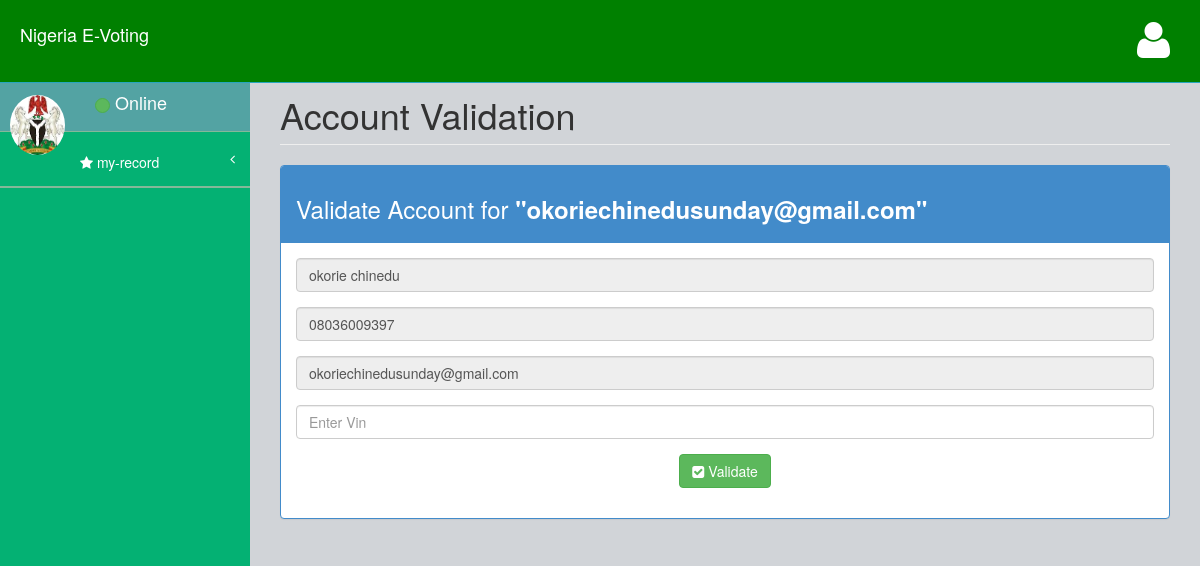
The page /users/users_preview.php?id=5 on the database its author committed.
### tables this page shows
CREATE TABLE `citizens` (
  `id` int(254) NOT NULL,
  `last_name` varchar(50) NOT NULL,
  `first_name` varchar(50) NOT NULL,
  `othernames` varchar(50) NOT NULL,
  `town_of_residence` varchar(100) NOT NULL,
  `country_of_residence` varchar(50) NOT NULL,
  `state_of_residence` varchar(50) NOT NULL,
  `lga_of_residence` varchar(50) NOT NULL,
  `address_of_residence` varchar(100) NOT NULL,
  `religion` varchar(30) NOT NULL,
  `country_of_origin` varchar(50) NOT NULL,
  `state_of_origin` varchar(50) NOT NULL,
  `lga_of_origin` varchar(50) NOT NULL,
  `gender` varchar(50) NOT NULL,
  `residence_status` varchar(50) NOT NULL,
  `NIN` varchar(100) NOT NULL,
  `marital_status` varchar(30) NOT NULL,
  `phone_number` varchar(20) NOT NULL,
  `email` varchar(100) NOT NULL,
  `VIN` varchar(100) NOT NULL,
  `password` varchar(50) NOT NULL,
  `year_of_birth` varchar(20) NOT NULL,
  `month_of_birth` varchar(20) NOT NULL,
  `day_of_birth` varchar(20) NOT NULL,
  `QRcode` varchar(100) NOT NULL,
  `date_of_validation` varchar(50) NOT NULL,
  `voted` int(1) NOT NULL DEFAULT '0',
  `vote_starts` varchar(50) NOT NULL DEFAULT '8',
  `vote_ends` varchar(50) NOT NULL DEFAULT '14',
  `otp` varchar(8) NOT NULL
);

### users/users_preview.php (the view, shortened to what this page needs)
<?php
include 'inc/header.php';
include 'inc/sidebar.php';
$id = $_GET['id'];
$fetch = mysql_query("SELECT * FROM citizens WHERE id = '$id'");
$row = mysql_fetch_array($fetch);
?>
<div id="page-wrapper">
	<div class="row">
		<div class="col-md-12 col-sm-12 col-xs-12">
			<h1 class="page-header"> Account Validation</h1>
		</div>
	</div>
	<div class="row">
		<div class="col-md-12">
			<div class="panel panel-primary">
				<div class="panel-heading">
					<h3>Validate Account for <b>"<?php echo $row['email'] ?>"</b></h3>
				</div>
				<div class="panel-body">
					<form method="post" action="#">
						<div class="form-group">
		         	<input type="text" name="fullname" class="form-control" placeholder="Candidate's Fullname" value="<?php echo $row['last_name']." ". $row['first_name'] ?> " readonly>
		         </div>
		         <div class="form-group">
		         	<input type="text" name="phone" class="form-control" placeholder="State of Origin" value="<?php echo $row['phone_number'] ?> " readonly>
		         </div>
		         <div class="form-group">
		         	<input type="text" name="email" class="form-control" placeholder="Level" value="<?php echo $row['email'] ?> " readonly>
		         </div>
				 <div class="form-group">
		         	<input type="text" name="vin" class="form-control" placeholder="Enter Vin"  required">
		         </div>
			      <center><div class="form-group">
			            <button name="update" class="btn btn-success btn-simple"><i class="fa fa-check-square"></i> Validate</button>
			      </div></center>
		      </div>
				</div>
			</div>
		</div>
	</div>
<?php
include 'inc/footer.php';
?>

### users/assets/css/style.css (style rules this page uses)
body { background-color: #f8f8f8; }
#page-wrapper { padding: 0 15px; min-height: 568px; background-color:rgb(209, 212, 216); }

### users/assets/css/main-style.css (style rules this page uses)
@media (min-width:768px) { #page-wrapper { position: inherit; margin: 0 0 0 250px; padding: 0 30px; min-height: 1000px; } }

### rows shown on the page
citizens: email "okoriechinedusunday@gmail.com", fullname "okorie chinedu", phone "08036009397"
